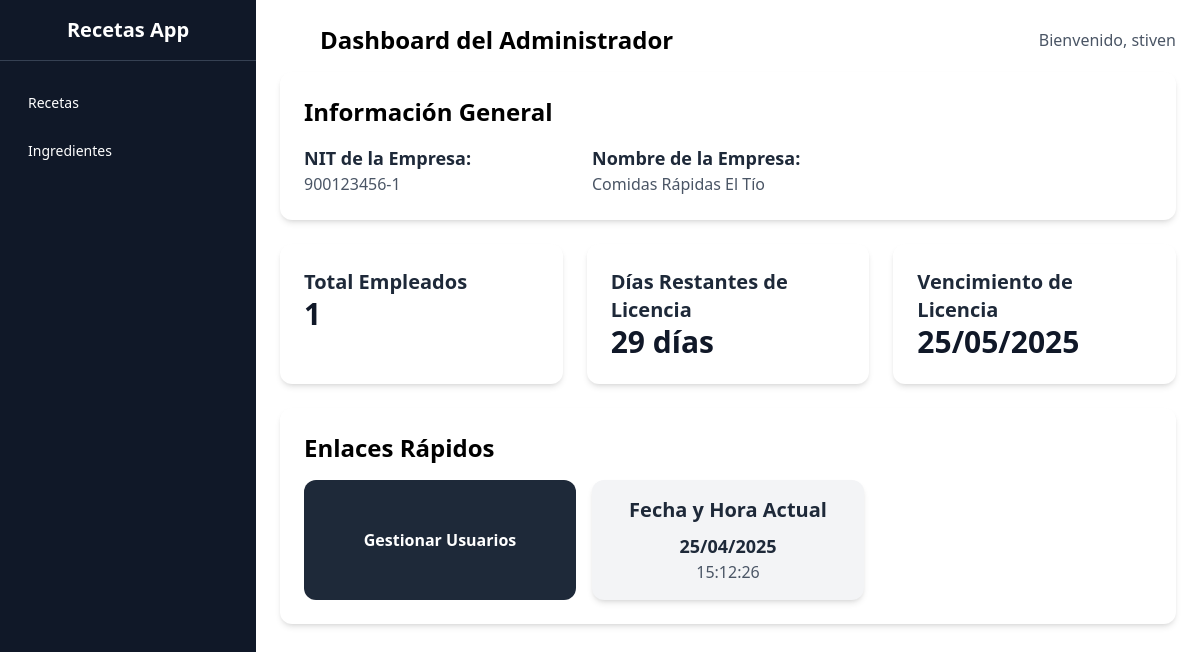
Page /views/admin/dashboard.php (signed in) on the committed database.
### tables this page shows
CREATE TABLE `usuarios` (
  `cedula` varchar(20) NOT NULL,
  `nombre` varchar(100) NOT NULL,
  `correo` varchar(100) NOT NULL,
  `nit_empresa` varchar(20) DEFAULT NULL,
  `contraseña` varchar(500) NOT NULL,
  `rol_id` int(11) NOT NULL
);

CREATE TABLE `empresas` (
  `nit` varchar(20) NOT NULL,
  `nombre` varchar(100) NOT NULL,
  `direccion` varchar(150) DEFAULT NULL,
  `telefono` varchar(20) DEFAULT NULL,
  `correo` varchar(100) DEFAULT NULL
);

CREATE TABLE `licencias` (
  `licencia` varchar(255) NOT NULL,
  `nit_empresa` varchar(20) DEFAULT NULL,
  `fecha_compra` date NOT NULL,
  `fecha_fin` date NOT NULL,
  `id_estado` int(11) DEFAULT NULL,
  `id_tipo_licencia` int(11) NOT NULL
);

### views/admin/dashboard.php (the view, shortened to what this page needs)
<?php
$conex = new Database;
$pdo = $conex->conectar();
$adminCedula = $_SESSION['user']['cedula'];
$stmt = $pdo->prepare("SELECT u.nit_empresa, e.nombre AS nombre_empresa FROM usuarios u INNER JOIN empresas e ON u.nit_empresa = e.nit WHERE u.cedula = ? AND u.rol_id = 2");
$stmt->execute([$adminCedula]);
$adminEmpresa = $stmt->fetch(PDO::FETCH_ASSOC);
$nitEmpresa = $adminEmpresa['nit_empresa'];
$nombreEmpresa = $adminEmpresa['nombre_empresa'];
$totalUsuarios = $pdo->prepare("SELECT COUNT(*) AS total FROM usuarios WHERE nit_empresa = ? AND rol_id = 3");
$totalUsuarios->execute([$nitEmpresa]);
$totalUsuarios = $totalUsuarios->fetch(PDO::FETCH_ASSOC)['total'];
$stmt = $pdo->prepare("SELECT fecha_fin FROM licencias WHERE nit_empresa = ? ORDER BY fecha_fin DESC LIMIT 1");
$stmt->execute([$nitEmpresa]);
$licencia = $stmt->fetch(PDO::FETCH_ASSOC);
$diasRestantes = null;
if ($licencia) {
  $fechaFin = new DateTime($licencia['fecha_fin']);
  $hoy = new DateTime();
  $intervalo = $hoy->diff($fechaFin);
  $diasRestantes = $intervalo->invert === 0 ? $intervalo->days : 0;
}
$fechaVencimiento = $licencia ? $fechaFin->format('d/m/Y') : null;
$fechaActual = date('d/m/Y');
$horaActual = date('H:i:s');
$nombreUsuario = $_SESSION['user']['nombre'] ?? 'Usuario desconocido';
?>
<!DOCTYPE html>
<html lang="es">
<?php include '../../partials/head.php'; ?>
<body class="flex">
  <?php include '../../partials/sidebar.php'; ?>
  <main class="p-6 w-full md:ml-64">
    <div class="flex justify-between items-center mb-4">
      <h1 class="text-2xl font-bold pl-10">Dashboard del Administrador</h1>
      <p class="text-gray-600">Bienvenido, <?= ($nombreUsuario) ?></p>
    </div>
    <div class="bg-white p-6 rounded-xl shadow-md mb-6">
      <h2 class="text-2xl font-bold mb-4">Información General</h2>
      <div class="grid grid-cols-1 md:grid-cols-3 gap-4">
        <div>
          <p class="text-lg font-semibold text-gray-800">NIT de la Empresa:</p>
          <p class="text-md text-gray-600"><?= ($nitEmpresa) ?></p>
        </div>
        <div>
          <p class="text-lg font-semibold text-gray-800">Nombre de la Empresa:</p>
          <p class="text-md text-gray-600"><?= ($nombreEmpresa) ?></p>
        </div>
      </div>
    </div>
    <div class="grid grid-cols-1 md:grid-cols-2 lg:grid-cols-3 gap-6 mb-6">
      <div class="bg-white p-6 rounded-xl shadow-md">
        <h2 class="text-xl font-bold text-gray-800">Total Empleados</h2>
        <p class="text-3xl font-semibold text-gray-900"><?= $totalUsuarios ?></p>
      </div>
      <div class="bg-white p-6 rounded-xl shadow-md">
        <h2 class="text-xl font-bold text-gray-800">Días Restantes de Licencia</h2>
        <p class="text-3xl font-semibold <?= $diasRestantes === 0 ? 'text-red-600' : 'text-gray-900' ?>">
          <?= $diasRestantes !== null ? $diasRestantes . ' días' : 'Sin licencia activa' ?>
        </p>
      </div>
      <div class="bg-white p-6 rounded-xl shadow-md">
        <h2 class="text-xl font-bold text-gray-800">Vencimiento de Licencia</h2>
        <p class="text-3xl font-semibold text-gray-900">
          <?= $fechaVencimiento !== null ? $fechaVencimiento : 'Sin licencia activa' ?>
        </p>
      </div>
    </div>
    <div class="bg-white p-6 rounded-xl shadow-md">
      <h2 class="text-2xl font-bold mb-4">Enlaces Rápidos</h2>
      <div class="grid grid-cols-1 md:grid-cols-2 lg:grid-cols-3 gap-4">
        <a href="<?= BASE_URL ?>views/admin/empleados/index.php"
          class="block bg-gray-800 hover:bg-gray-900 text-white font-semibold py-12  px-6 rounded-xl text-center">
          Gestionar Usuarios
        </a>
        <div class="bg-gray-100 p-4 rounded-xl shadow-md text-center">
          <h3 class="text-xl font-bold text-gray-800 mb-2">Fecha y Hora Actual</h3>
          <p class="text-lg font-semibold text-gray-800" id="fecha"><?= $fechaActual ?></p>
          <p class="text-md text-gray-600" id="hora"><?= $horaActual ?></p>
        </div>
      </div>
    </div>
  </main>
</body>
</html>

### rows in the picture
usuarios: nit_empresa "900123456-1", nit_empresa.nombre "Comidas Rápidas El Tío"
licencias: fecha_fin "29", fecha_fin "25/05/2025"

### other values in the picture
$nombreUsuario "stiven"
$totalUsuarios "1"
